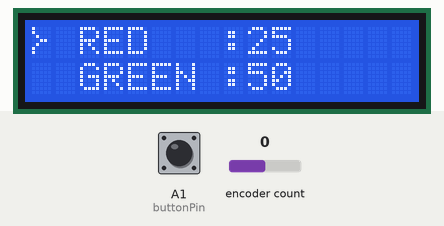
Bench run of a sketch on a simulated Arduino Uno, built with avr-gcc and run on an emulated ATmega328P. Parts: 16×2 character LCD. The inputs (shaded band) are chosen by the test bench; at power-on: encoder count 0, A1 (buttonPin) HIGH. What the sketch prints to the serial monitor is not drawn.

Above: at 2.3 s.
2.4 s: encoder count set to 1
At 2.9 s:
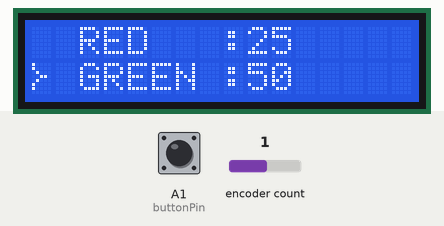
3.9 s: A1 (buttonPin) pulled LOW for 0.15 s
At 5.3 s:
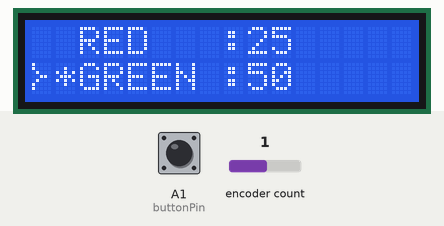
5.6 s: encoder count set to 2
At 6.6 s:
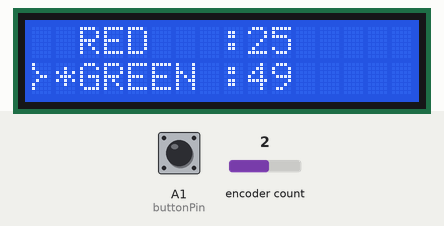
7.1 s: A1 (buttonPin) pulled LOW for 0.15 s
At 7.8 s:
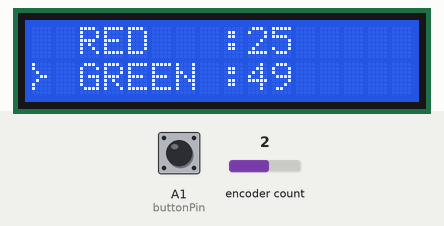
8.8 s: encoder count set to 3
At 10.0 s:
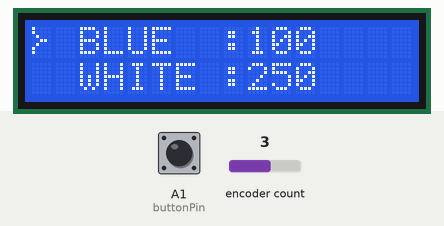
10.3 s: A1 (buttonPin) pulled LOW for 0.15 s
At 11.5 s:
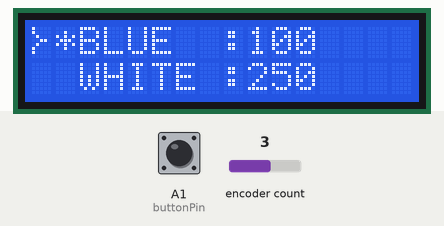
Timing chart, 0 to 13.0 s (numbered marks = the images above; inputs shaded):
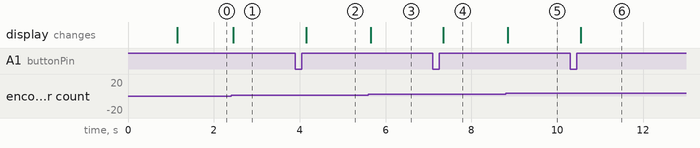

Measured:
- after the input at 2.4 s, the display: changes after 0.05 s (image 1)
- after the input at 3.9 s, the display: changes after 0.25 s (image 2)
- after the input at 5.6 s, the display: changes after 0.05 s (image 3)
- after the input at 7.1 s, the display: changes after 0.25 s (image 4)
- after the input at 8.8 s, the display: changes after 0.05 s (image 5)
- after the input at 10.3 s, the display: changes after 0.25 s (image 6)

The sketch:

MyMenu.ino
```cpp
#include <OneButton.h>
#include <Encoder.h>
#include <Wire.h>
#include <LCD.h>
#include <LiquidCrystal_I2C.h>

LiquidCrystal_I2C  lcd(0x27,2,1,0,4,5,6,7);

// ROTARY ENCODER
long oldPosition  = 0;
int encoderDTpin = 2;
int encoderCLKpin = 3;
Encoder myEnc(encoderDTpin, encoderCLKpin);

int buttonPin = A1;
OneButton button0(buttonPin, true);

int cursorPos = 0;

int currentPosition=0;
int lcdUpdated = 0;

int itemSelected = 5;

byte cursor[8] = {
  0b10000,
  0b10000,
  0b01000,
  0b00110,
  0b01000,
  0b10000,
  0b10000,
  0b00000
};

String menu[] = {
  "RED   :",
  "GREEN :",
  "BLUE  :",
  "WHITE :"
  };

int colorValues[] = {
  25,
  50,
  100,
  250
};

void setup() {
  Serial.begin(9600);
  Serial.println("Begin : " + String(currentPosition));
  // Map rotary button to actions
   button0.attachClick(singleClick);


  // Setup LCD
  lcd.begin (16,2);
  lcd.setBacklightPin(3,POSITIVE);
  lcd.setBacklight(HIGH);
  lcd.home();

  //Create
  lcd.createChar(0, cursor);
  lcd.setCursor (2,0);
  lcd.print("RGBW Colors");
  delay(1000);
  lcd.setCursor (0,0);
  lcd.print("                ");
  lcd.setCursor (0,0);
  writeCursor();

}

void loop() {
  button0.tick();
  lcdMenu();
  rotary_check();
}


void singleClick() {

  Serial.println("Button Pressed");
  lcdUpdated = 0;
  if(itemSelected == 5){
    itemSelected = currentPosition;
  }
  else{
    itemSelected = 5;
  }

}

void doubleClick() {}

void clearLine(int line){
  lcd.setCursor (0,line);
  lcd.print("                ");
}

void writeCursor(){

  lcd.write(byte(0));
}

void lcdMenu(){
  if(lcdUpdated == 0){

  clearMenu();
  Serial.println("Update LCD : " + String(currentPosition));

  if(currentPosition == 0){
    lcd.setCursor(0, 0);
    writeCursor();
    if(itemSelected == 0){
    lcd.setCursor(1, 0);
    lcd.print("*");
    }
    lcd.setCursor(2, 0);
    lcd.print(menu[0]);
    lcd.print(colorValues[0]);

    lcd.setCursor(2, 1);
    lcd.print(menu[1]);
    lcd.print(colorValues[1]);
  }
  if(currentPosition == 1){
    lcd.setCursor(0, 1);
    writeCursor();
    if(itemSelected == 1){
    lcd.setCursor(1, 1);
    lcd.print("*");
    }
    lcd.setCursor(2, 0);
    lcd.print(menu[0]);
    lcd.print(colorValues[0]);

    lcd.setCursor(2, 1);
    lcd.print(menu[1]);
    lcd.print(colorValues[1]);
  }

  if(currentPosition == 2){
    lcd.setCursor(0, 0);
    writeCursor();
    if(itemSelected == 2){
    lcd.setCursor(1, 0);
    lcd.print("*");
    }
    lcd.setCursor(2, 0);
    lcd.print(menu[2]);
    lcd.print(colorValues[2]);

    lcd.setCursor(2, 1);
    lcd.print(menu[3]);
    lcd.print(colorValues[3]);
  }
  if(currentPosition == 3){
    lcd.setCursor(0, 1);
    writeCursor();
    if(itemSelected == 3){
    lcd.setCursor(1, 1);
    lcd.print("*");
    }
    lcd.setCursor(2, 0);
    lcd.print(menu[2]);
    lcd.print(colorValues[2]);

    lcd.setCursor(2, 1);
    lcd.print(menu[3]);
    lcd.print(colorValues[3]);
  }
  lcdUpdated = 1;
  }
}

void clearMenu(){
  lcd.setCursor (0,0);
  lcd.print("               ");
  lcd.setCursor (0,1);
  lcd.print("               ");
}


void rotary_check(){
  long newPosition = myEnc.read() /4;

  if(newPosition != oldPosition){


      if(newPosition > oldPosition ){
        selectNext();
      }
      else if (newPosition < oldPosition ){
        selectPrevious();
      }

    lcdUpdated = 0;
    oldPosition = newPosition;
  }
}

void selectNext(){
  if(itemSelected == 5){
    if(currentPosition<3){

  currentPosition = (currentPosition+1) %4;
    }
  Serial.println("Select Next currentPosition : " + String(currentPosition));
  }
  else
  {
    if(colorValues[itemSelected] > 0){
    colorValues[itemSelected] = colorValues[itemSelected] -1;
    }
  }

}

void selectPrevious(){
 if(itemSelected == 5){
  if(currentPosition >0){
  currentPosition = (currentPosition-1) %4;
  }
  Serial.println("Select Previous currentPosition : " + String(currentPosition));
 }
 else
  {
    if( colorValues[itemSelected] <255){
    colorValues[itemSelected] = colorValues[itemSelected] +1;
    }
  }

}
```
